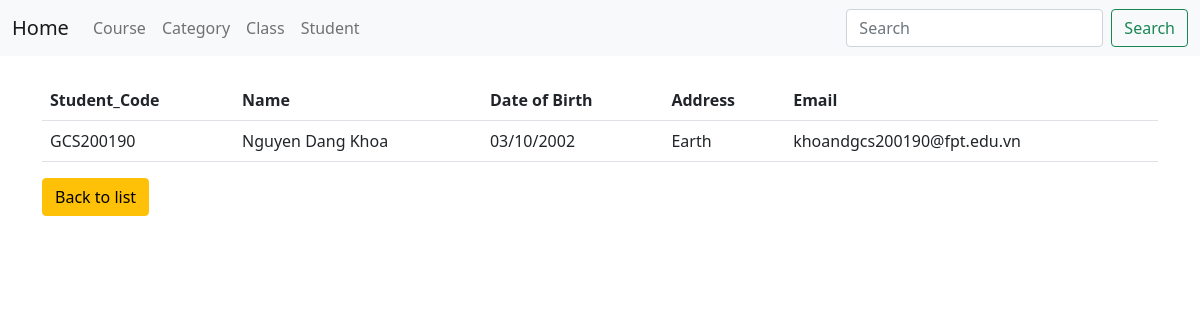
Screenshot of /student/student/1 with the database file from the repository.
### student/models.py (models this page shows, shortened)
class Student(models.Model):
    student_code = models.CharField(max_length=10)
    name = models.CharField(max_length=30)
    address = models.TextField(max_length=30)
    email = models.EmailField(max_length=30)
    dob = models.CharField(max_length=11)
    course = models.ForeignKey(Course, on_delete=models.CASCADE)
    classroom = models.ForeignKey(ClassRoom, on_delete=models.CASCADE)

### student/views.py (the view)
# urls.py: path("student/<int:id>", views.student_details),
def student_details(request, id):
    student = Student.objects.get(id=id)
    context = {
        "student": student,
    }
    return render(request, "student/student/student_details.html", context)

### student/templates/student/student/student_details.html
{% extends 'base.html' %}
{% block content %}
<table class="table">
    <tr>
        <th>Student_Code</th>
        <th>Name</th>
        <th>Date of Birth</th>
        <th>Address</th>
        <th>Email</th>
    </tr>
    <tr>
        <td>{{student.student_code}}</td>
        <td>{{student.name}}</td>
        <td>{{student.dob}}</td>
        <td>{{student.address}}</td>
        <td>{{student.email}}</td>
    </tr>
</table>
<a class="btn btn-warning" href="back_to_studentlist">Back to list</a>
{% endblock content %}

### rows the page displays
Student: student_code "GCS200190", name "Nguyen Dang Khoa", dob "03/10/2002", address "Earth", email "khoandgcs200190@fpt.edu.vn"
